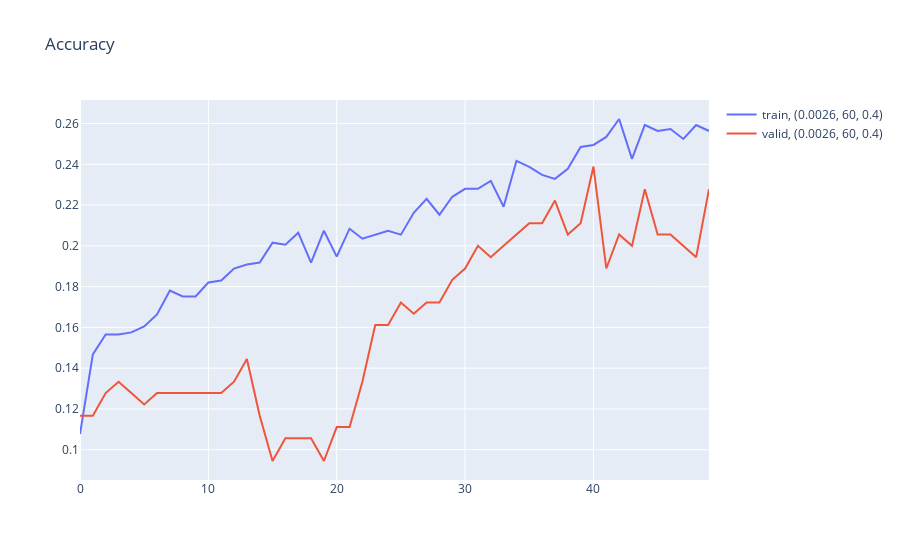

Notebook source saved alongside this figure:
### Code cell
# Add BatchNorm after 2nd and 3d conv2d after maxpool
fig_accuracy
